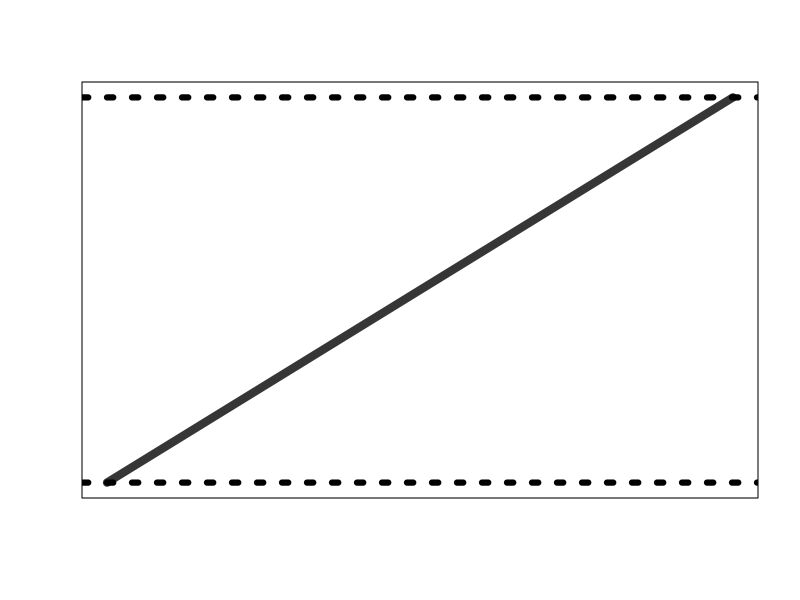
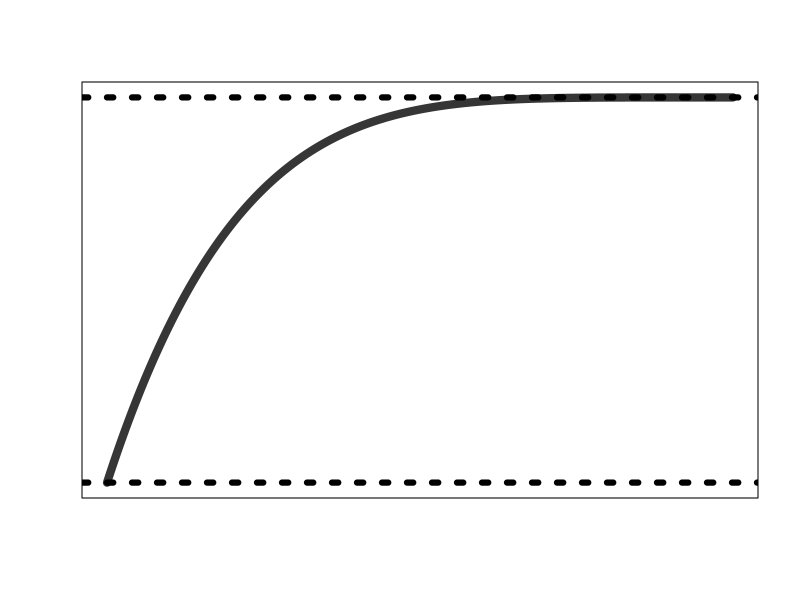
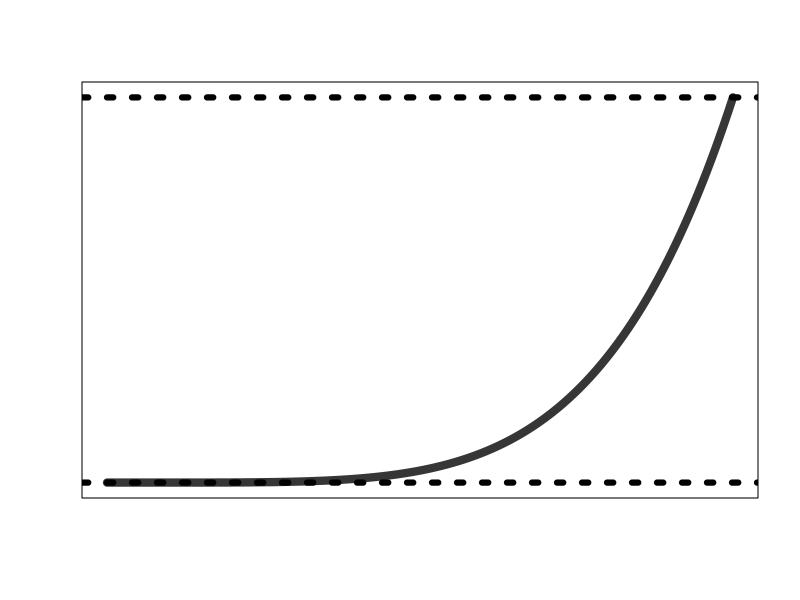
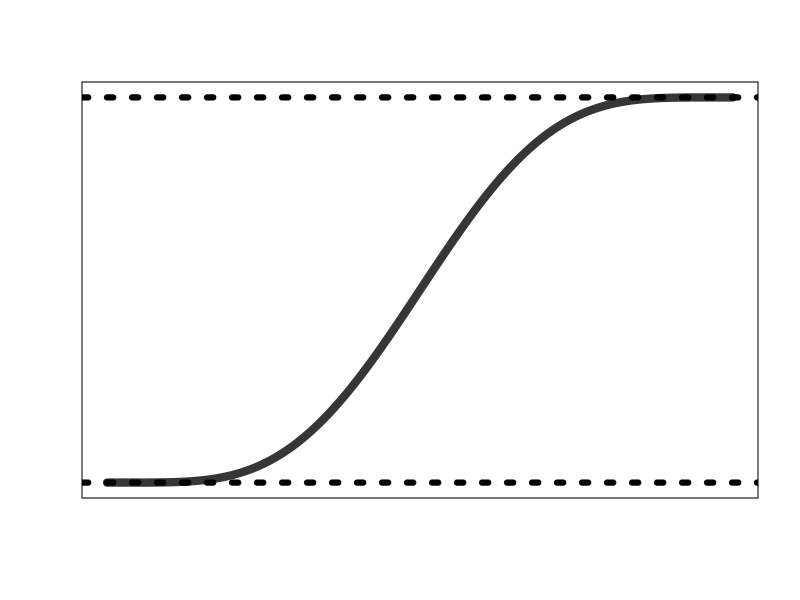

The R source for these figures, in order:

par(pty="s")
frac <- sort(runif(10000))

for(alpha in c(1,5)){
  for(beta in c(1,5)){
    png(paste0("../figures/fform_",alpha,"_",beta,".png"))
    f <- pbeta(frac, alpha, beta)
    plot(f~frac,type='n',xlab="",ylab="",xaxt="n",yaxt="n",lwd=3)
    lines(f~frac,col="grey21",lwd=8)
    abline(h=max(f), lty=3,lwd=6)
    abline(h=min(f), lty=3,lwd=6)
    dev.off()
  }
}
